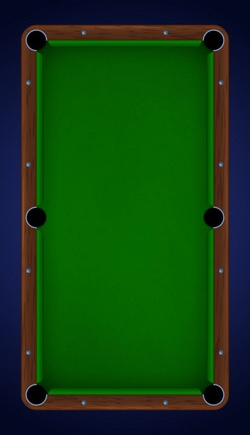
#> input picture yolov8/test_data/pool_table_top_down.jpg, 250 x 435 px
$ python -i table_segmentation.py   (imports and definitions only)
#> lines starting #> are read from the running program, lines starting #| are printed output that depends on the picture
#> further down, picture is the input picture: shape (435, 250, 3); mean B, G, R 18.8, 65.9, 18.3
"""
Crop an image to the table region only using OpenCV
"""
import cv2
import numpy as np
from ultralytics import YOLO

model_path = "runs/detect/train13/weights/best_openvino_model"

# Load trained model
# [1 line that did not run here, left out]

# [5 lines of commented-out code are left out]

image_path = "test_data/pool_table_top_down.jpg"

# image_path = "test_data/snooker_table_start_layout.png"

# [1 line that did not run here, left out]
# Visualize the results on the frame
# [1 line that did not run here, left out]
# Display the annotated frame
# [1 line not run here, left out]


# Crop the image to the table region
# [13 lines left out: functions get_bbox, get_billiard_table_bbox, not called in this run]


def crop_image_to_bbox(image, bbox):
    """Crop an image to a specific bounding box"""
    return image[bbox[1] : bbox[3], bbox[0] : bbox[2]]


# [8 lines left out: function crop_billiard_table, not called in this run]


def find_billiard_table_colour(image):
    # Convert the image from BGR to HSV
    image_hsv = cv2.cvtColor(image.copy(), cv2.COLOR_BGR2HSV)
#> image_hsv: shape (435, 250, 3); mean H, S, V 68.4, 227.7, 80.6

    # Reshape the image to a 2D array of pixels
    pixels = image_hsv.reshape((-1, 3))

    # Convert to float32
    pixels = np.float32(pixels)

    # Define criteria and apply kmeans()
    criteria = (cv2.TERM_CRITERIA_EPS + cv2.TERM_CRITERIA_MAX_ITER, 100, 0.2)
    k = 5  # Number of clusters
    _, labels, centers = cv2.kmeans(pixels, k, None, criteria, 10, cv2.KMEANS_RANDOM_CENTERS)
#> centers = [[10.74, 177.4, 83.65], [117, 192, 68.35], [114, 226.6, 37.43], [122.8, 72.67, 60.04], [58.46, 252.1, 94.33]]

    # Convert back to 8 bit values
    centers = np.uint8(centers)
#> centers = [[10, 177, 83], [117, 191, 68], [113, 226, 37], [122, 72, 60], [58, 252, 94]]

    # Find the most common color
    counts = np.bincount(labels.flatten())
#> counts = [14912, 12945, 16331, 1915, 62647]
    main_color = centers[np.argmax(counts)]
#> main_color = [58, 252, 94]

    print("Main Color (HSV):", main_color)
#| Main Color (HSV): [ 58 252  94]

    # Display the main color
    main_color_img = np.zeros((100, 100, 3), dtype=np.uint8)
    main_color_img[:, :] = main_color
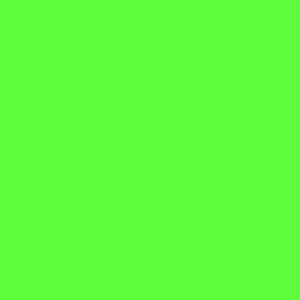
#> main_color_img: shape (100, 100, 3) (shown 3 times larger); mean of channels 0, 1, 2 58, 252, 94; drawn as B, G, R
    cv2.imshow("Main Color", cv2.cvtColor(main_color_img, cv2.COLOR_HSV2BGR))
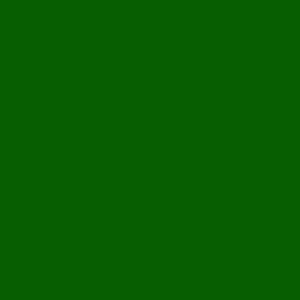
#> window 'Main Color': shape (100, 100, 3) (shown 3 times larger); mean B, G, R 1, 94, 7
    return main_color


# [142 lines left out: functions billiard_table_colour_mask, find_max_area_contour, table_projection, find_billiard_table_corners, not called in this run]


# [1 line not run here, left out]

# Crop the table region
# table_image = crop_billiard_table(image, results)
# [1 line that did not run here, left out]
# [1 line that did not run here, left out]

# Skip crop for now
# table_image = image.copy()
# table_projection_image = image.copy()

# Find the main color of the table
# [1 line that did not run here, left out]

# Create a mask for the table color
# [1 line that did not run here, left out]
# [1 line that did not run here, left out]

# Find the corners of the billiard table
# [1 line that did not run here, left out]

# Project the table to a rectangle
# [1 line that did not run here, left out]
# [1 line not run here, left out]

# Mask the table projection with black
# [1 line that did not run here, left out]
# [84 lines not run here, left out]

>>> import cv2
>>> picture = cv2.imread('test_data/pool_table_top_down.jpg')
>>> result = find_billiard_table_colour(picture)
#> result = [58, 252, 94]
